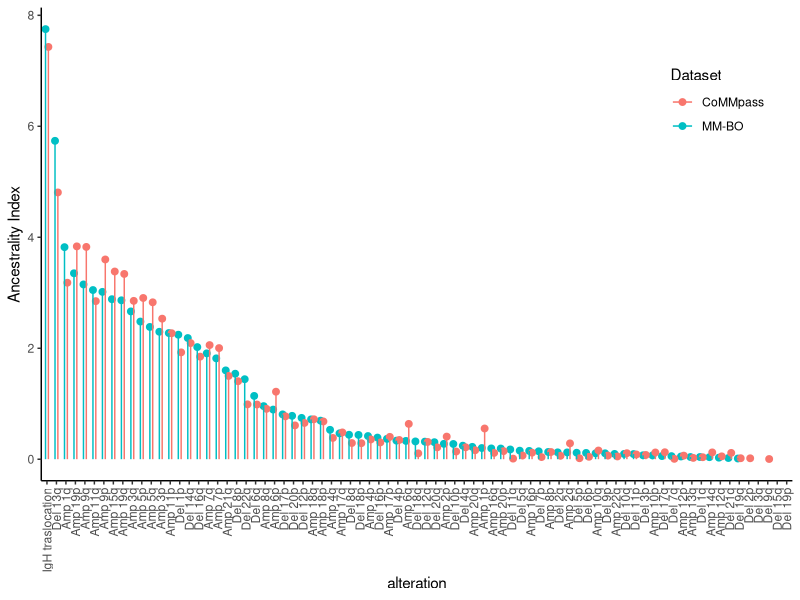
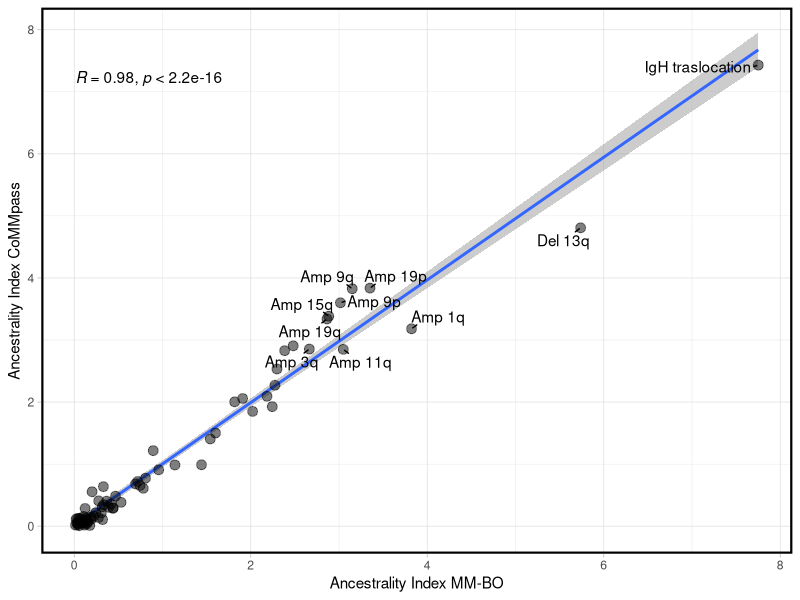
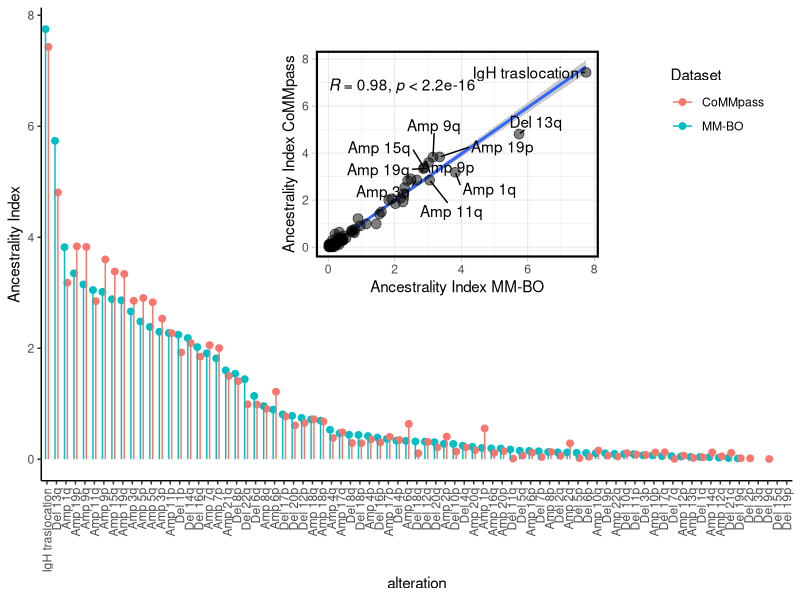
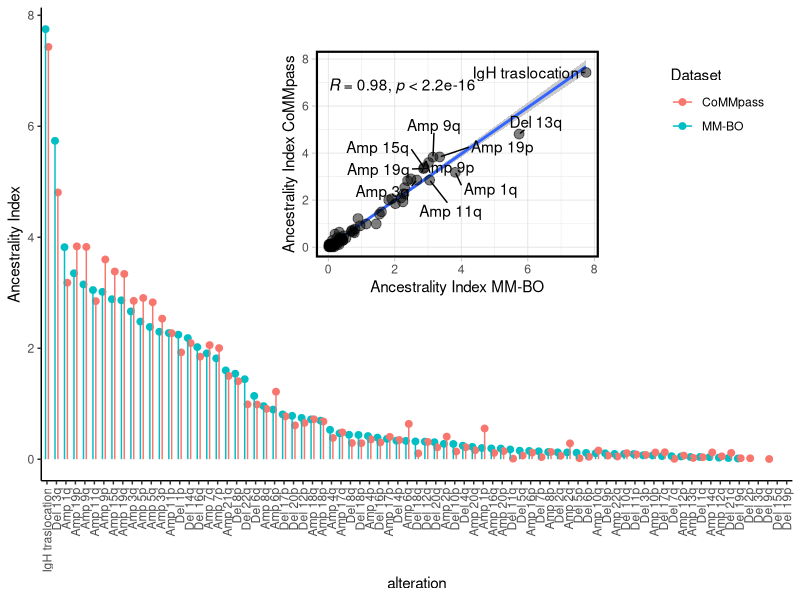

Recreate these plots in R, in order.
library(tidyverse)

ai_bolo <- data.table::fread("workfiles/AncestralityIndex_table_BO.txt")
ai_comm <- data.table::fread("workfiles/AncestralityIndex_table_CoMMpass.txt")

ai_bolo$alteration %>% sort == ai_comm$alteration %>% sort

# ai_comm$alteration <- recode(ai_comm$alteration, 
#        SeqWGS_WHSC1_CALL ="t_4_14", 
#        SeqWGS_CCND1_CALL="t_11_14",
#        SeqWGS_CCND3_CALL="t_6_14",
#        SeqWGS_MAF_CALL="t_14_16",
#        SeqWGS_MAFB_CALL="t_14_20",)

# ai_comm <- ai_comm %>% filter(!grepl("Seq",ai_comm$alteration))

merge <- left_join(ai_bolo, ai_comm, by = c("alteration"), suffix = c(".Bolo", ".CoMM"),) %>% 
  arrange(desc(Ancestrality_Index.Bolo))


merge$alteration <- merge$alteration %>% str_remove("maj_call_|maj_broad_") %>% str_replace_all("_", " ") %>% str_remove("chr ") %>% str_replace_all("DEL", "Del") %>% str_replace_all("AMP", "Amp")

merge$alteration <- factor(merge$alteration, levels = merge$alteration, ordered = T)

merge$alteration[order(merge$Ancestrality_Index.Bolo)]


gg1 <- merge %>% ggplot(aes(alteration, Ancestrality_Index.Bolo)) +
  geom_point(aes(color="MM-BO"), position = position_nudge(x = -0.15), size=2) +
  geom_point(aes(x=alteration,y=Ancestrality_Index.CoMM, color="CoMMpass"), size=2, position = position_nudge(x = 0.15)) +
  geom_segment(aes(x=alteration, xend=alteration, y=0, yend=Ancestrality_Index.Bolo, color="MM-BO"), position = position_nudge(x = -0.15))+
  geom_segment(aes(x=alteration, xend=alteration, y=0, yend=Ancestrality_Index.CoMM, color="CoMMpass"), position = position_nudge(x = 0.15))+
  ylab("Ancestrality Index") +
  theme_classic() +
  theme(axis.text.x = element_text(angle = 90, vjust = 0.5, hjust=1),
        legend.position = c(0.9, 0.8))+
  guides(color=guide_legend(title="Dataset"))

gg1


gg2 <- merge %>% ggplot(aes(Ancestrality_Index.Bolo, Ancestrality_Index.CoMM)) + 
  theme_light() +
  geom_smooth(method = "lm", alpha= 0.5) +
  geom_point(fill="black", colour="black", shape=21, size=3, alpha=0.5) + 
  ggpubr::stat_cor() +
  xlab(label = "Ancestrality Index MM-BO") +
  ylab("Ancestrality Index CoMMpass") +
  ggrepel::geom_text_repel(data = merge %>% filter(Ancestrality_Index.Bolo>2.6 & Ancestrality_Index.CoMM >2.6),
                            aes(label=alteration), force = 1, min.segment.length=0, max.overlaps = 100) +
    theme(legend.position="none", 
          panel.border = element_rect(color = "black",
                                      fill = NA,
                                      size = 1.5))
  
gg2



gg1 + annotation_custom(ggplotGrob(gg2), xmin = 25, xmax = 60, 
                       ymin = 2.8, ymax = 7.5)

dir.create("plots/Ancestrality_index/", showWarnings = F, recursive = T)

ggsave("plots/Ancestrality_index/Ancestrality_index_def.pdf", 
       device = "pdf", width = 12, height = 8)
